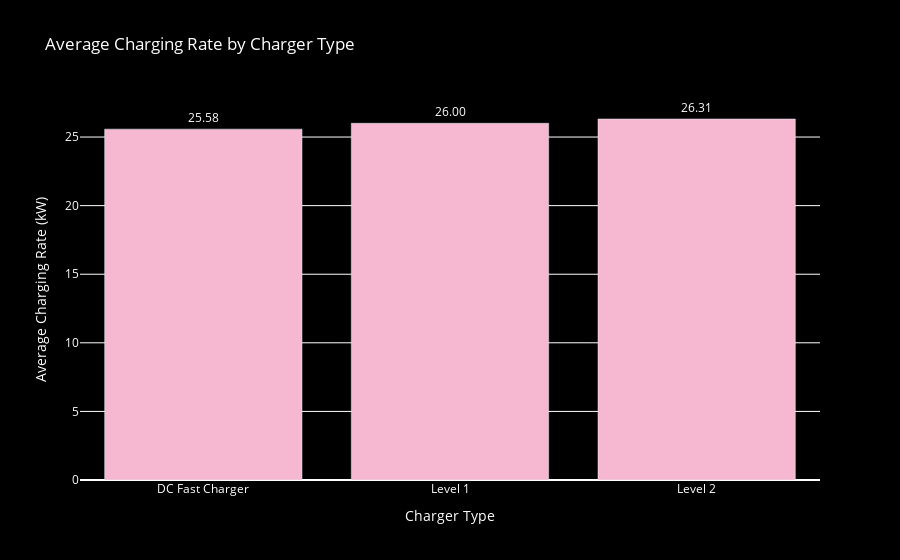

Notebook source saved alongside this figure:
### Code cell
avg_charging_rate_by_charger = df.groupby('Charger Type')['Charging Rate (kW)'].mean().reset_index()

fig = px.bar(avg_charging_rate_by_charger, 
             x='Charger Type', 
             y='Charging Rate (kW)', 
             title='Average Charging Rate by Charger Type',
             labels={'Charging Rate (kW)': 'Average Charging Rate (kW)', 'Charger Type': 'Charger Type'},
             text='Charging Rate (kW)')

fig.update_traces(texttemplate='%{text:.2f}', textposition='outside')
fig.update_layout(xaxis_title='Charger Type', yaxis_title='Average Charging Rate (kW)', showlegend=False)

fig.update_layout(
    plot_bgcolor='black',
    paper_bgcolor='black',
    font_color='white'
)
fig.update_traces(marker_color='#F6B8D0')
fig.show()

### Figure 1 — Plotly figure (JSON) as saved in the notebook; plotly's stock layout.template omitted (floating-point values rounded to 4 significant figures)
{"data": [{"hovertemplate": "Charger Type=%{x}<br>Average Charging Rate (kW)=%{text}<extra></extra>", "legendgroup": "", "marker": {"color": "#F6B8D0", "pattern": {"shape": ""}}, "name": "", "orientation": "v", "showlegend": false, "text": [25.58, 26.0, 26.31], "textposition": "outside", "texttemplate": "%{text:.2f}", "type": "bar", "x": ["DC Fast Charger", "Level 1", "Level 2"], "xaxis": "x", "y": [25.58, 26.0, 26.31], "yaxis": "y"}], "layout": {"barmode": "relative", "font": {"color": "white"}, "legend": {"tracegroupgap": 0}, "paper_bgcolor": "black", "plot_bgcolor": "black", "showlegend": false, "title": {"text": "Average Charging Rate by Charger Type"}, "xaxis": {"anchor": "y", "domain": [0, 1], "title": {"text": "Charger Type"}}, "yaxis": {"anchor": "x", "domain": [0, 1], "title": {"text": "Average Charging Rate (kW)"}}}}
